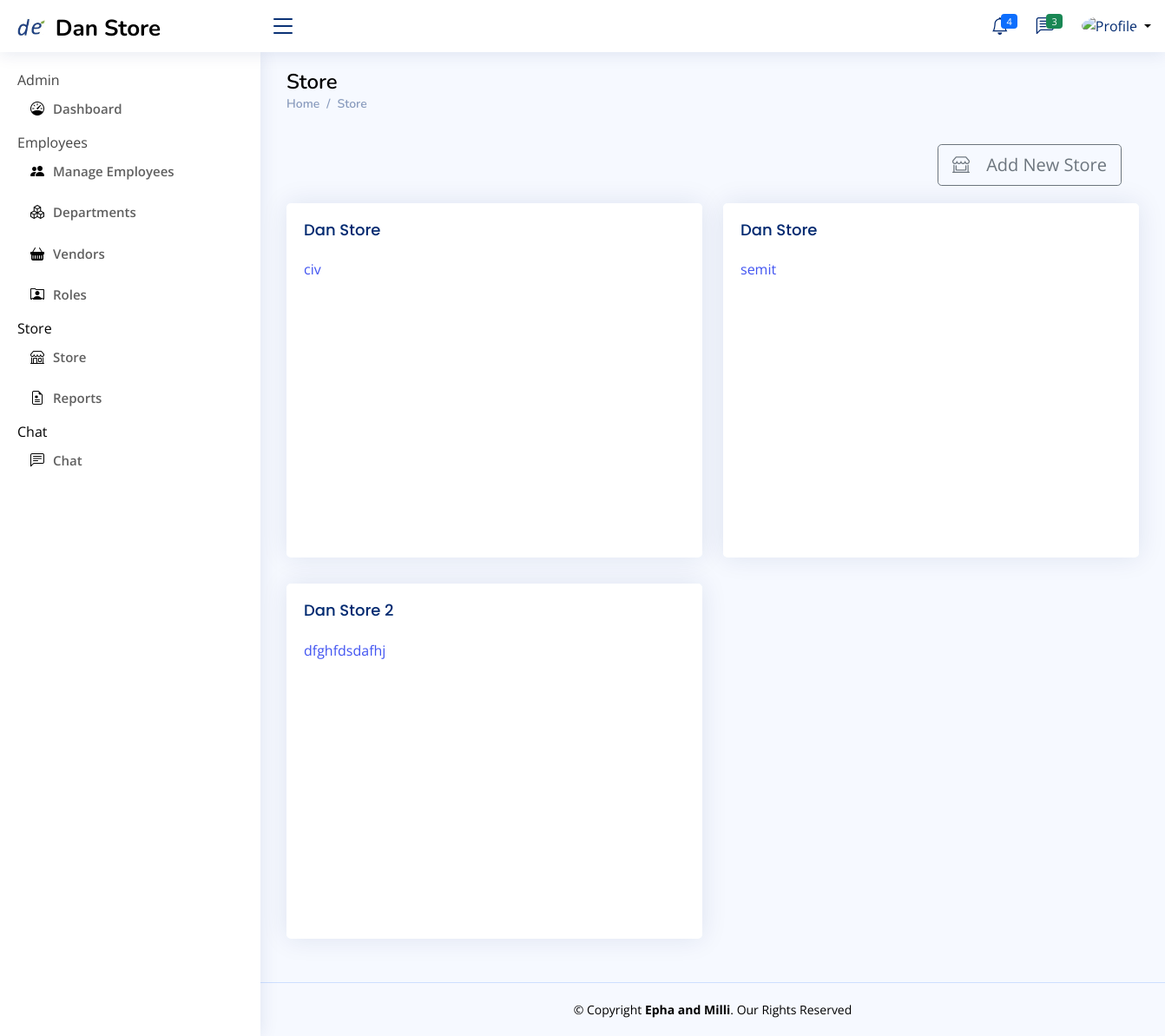
Screenshot of /comp-admin/store with the database file from the repository.
### Store_manager/models.py (models this page shows, shortened)
class allStore(models.Model):
    storeName= models.CharField(max_length=300,null=False, blank=False)
    storeDescription = models.TextField(null=False,blank=False)
    storeKeeper = models.CharField(max_length=300,null=False,blank=False)
    storeLocation = models.TextField(null=False,blank=False)

### Company_Admin/views.py (the view)
# urls.py: path('store', views.store, name='store'),
def store(request):
    stores = allStore.objects.all()
    context ={
        'stores': stores
    }
    return render(request,'Company_Admin/Store/index.html', context)

### Templates/Company_Admin/Store/index.html (shortened to what this page needs)
{% extends 'Company_Admin/base.html' %} {% block admin %}
<main id="main" class="main">
  <div class="pagetitle">
    <h1 style="color: black">Store</h1>
    <nav>
      <ol class="breadcrumb">
        <li class="breadcrumb-item">
          <a href="{% url 'admin-dashboard' %}">Home</a>
        </li>
        <li class="breadcrumb-item">Store</li>
      </ol>
    </nav>
  </div>
  <section class="section">
    <div class="row">
      <div
        class="col-lg-12"
        style="margin: 20px; display: flex; justify-content: right"
      >
        <a
          href="{% url 'add-new-store' %}"
          type="button"
          class="btn btn-outline-secondary btn-lg"
          style="margin-right: 40px"
        >
          <i class="bi bi-shop-window"></i>
          Add New Store
        </a>
      </div>
      {% for eachStore in stores %}
      <div class="col-lg-6">
        <a href="{% url 'store-details' eachStore.id %}">
          <div class="card">
            <div class="card-body">
              <h5 class="card-title">{{eachStore.storeName}}</h5>
              <p class="card-text">{{eachStore.storeDescription}}</p>
            </div>
            <iframe
              src="{{eachStore.storeLocation}}"
              width="570"
              height="300"
              style="border: 0"
              allowfullscreen=""
              loading="lazy"
            ></iframe>
          </div>
        </a>
      </div>
      {% endfor %}
    </div>
  </section>
</main>
{% endblock %}

### static/assets/css/style.css (style rules this page uses)
:root { scroll-behavior: smooth; }
body { font-family: "Open Sans", sans-serif; background: #f6f9ff; color: #444444; }
a { color: #4154f1; text-decoration: none; }
h1, h2, h3, h4, h5, h6 { font-family: "Nunito", sans-serif; }
#main { margin-top: 60px; padding: 20px 30px; transition: all 0.3s; }
.pagetitle { margin-bottom: 10px; }
.pagetitle h1 { font-size: 24px; margin-bottom: 0; font-weight: 600; color: #012970; }
.card { margin-bottom: 30px; border: none; border-radius: 5px; box-shadow: 0px 0 30px rgba(1, 41, 112, 0.1); }
.card-title { padding: 20px 0 15px 0; font-size: 18px; font-weight: 500; color: #012970; font-family: "Poppins", sans-serif; }
.card-body { padding: 0 20px 20px 20px; }
.breadcrumb { font-size: 14px; font-family: "Nunito", sans-serif; color: #899bbd; font-weight: 600; }
.breadcrumb a { color: #899bbd; transition: 0.3s; }
.breadcrumb .breadcrumb-item::before { color: #899bbd; }
@media (min-width: 1200px) { #main, #footer { margin-left: 300px; } }

### rows the page displays
allStore: storeName "Dan Store", storeDescription "civ"
allStore: storeName "Dan Store", storeDescription "semit"
allStore: storeName "Dan Store 2", storeDescription "dfghfdsdafhj"
